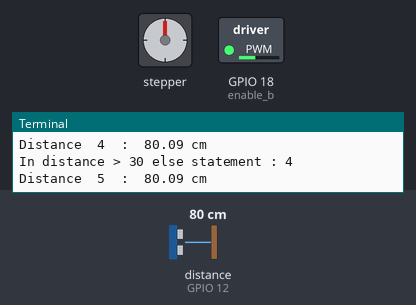
The program below on a simulated Raspberry Pi (BCM pin numbers). Shown: stepper motor, switched loads named in the program (green lamp = pin HIGH), the last lines printed to the terminal. Inputs (shaded band) come from the test bench; at power-on: distance to the obstacle (sensor on GPIO 12) 80 cm. The echo pulse lasts 58.3 µs per cm; the stepper is drawn at 2048 steps a turn; the clock reads 2024-03-15 10:24:30 at power-on unless the program sets it; pins used as bus, display or sensor lines are not drawn. At 13.0 s the program stops and its outputs stay as they are.

Above: at 5.0 s.
5.1 s: distance to the obstacle (sensor on GPIO 12) set to 32 cm
6.8 s: distance to the obstacle (sensor on GPIO 12) set to 26 cm
At 8.0 s:
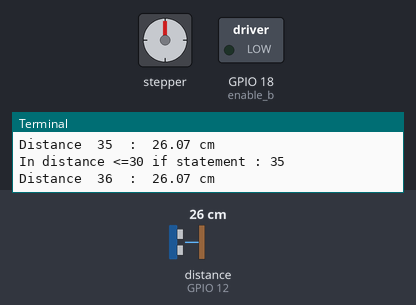
8.3 s: distance to the obstacle (sensor on GPIO 12) set to 35 cm
At 9.9 s:
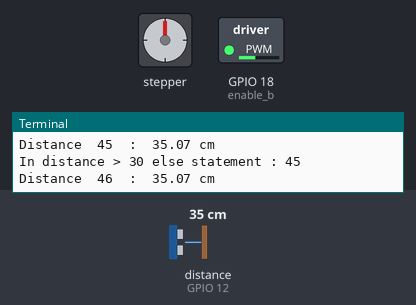
10.3 s: distance to the obstacle (sensor on GPIO 12) set to 2 cm
At 11.3 s:
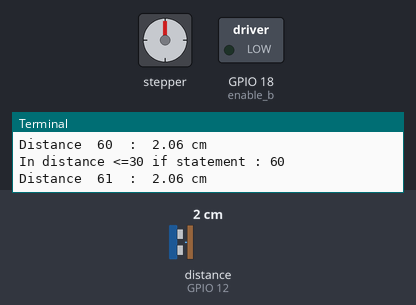
Timing chart, 0 to 13.3 s (numbered marks = the images above; inputs shaded):
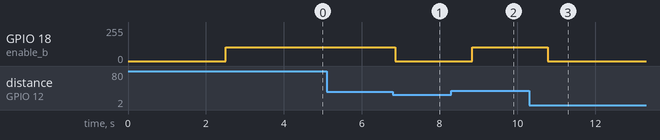

Measured:
- the behaviour switches between 30 and 29 cm on distance to the obstacle (sensor on GPIO 12) (found by bisection; images 0 and 1)
- after the input at 6.8 s, GPIO 18 (enable_b): 102/255 → 0/255 after 0.06 s
- after the input at 8.3 s, GPIO 18 (enable_b): 0/255 → 102/255 after 0.54 s
- after the input at 10.3 s, GPIO 18 (enable_b): 102/255 → 0/255 after 0.47 s

The program:

CarDrive_v1.py
```python
import RPi.GPIO as GPIO
import time

GPIO.setmode(GPIO.BCM)
GPIO.setwarnings(False)

# Enable GPIO pins for  ENA and ENB for stepper
# a Green, A1 Dark Blue, A2 Purple - Turning
enable_a = 4
# b Orange, B1 Red, B2 Yellow
enable_b = 18
# Enable GPIO pins for IN1-4 to control step sequence
coil_A_1_pin = 27
coil_A_2_pin = 22
coil_B_1_pin = 23
coil_B_2_pin = 24
# Enable GPIO pins for Ultrasonic Sensor
trig_pin = 25
echo_pin = 12

# Set pin states
#GPIO.setup(enable_a, GPIO.OUT)
GPIO.setup(enable_b, GPIO.OUT)
#GPIO.setup(coil_A_1_pin, GPIO.OUT)
#GPIO.setup(coil_A_2_pin, GPIO.OUT)
GPIO.setup(coil_B_1_pin, GPIO.OUT)
GPIO.setup(coil_B_2_pin, GPIO.OUT)
GPIO.setup(trig_pin, GPIO.OUT)
GPIO.setup(echo_pin, GPIO.IN)

# Set ENA and ENB to high to enable stepper

#GPIO.output(enable_a, True)
#GPIO.output(enable_b, True)

# Set PWM for turing and speed motors
#tspeedpwm = GPIO.PWM(enable_a, 100)
speedpwm = GPIO.PWM(enable_b, 250)

# Set Trigger to low and wait for Sensor to settle
GPIO.output(trig_pin, False)
time.sleep(2)

# Function for step sequence
#def tsetStep(w1, w2):
    #GPIO.output(coil_A_1_pin, w1)
    #GPIO.output(coil_A_2_pin, w2)

def setStep(w1, w2):
    GPIO.output(coil_B_1_pin, w1)
    GPIO.output(coil_B_2_pin, w2)

i=0

while i<=100:
    i=i+1
    GPIO.output(trig_pin, True)
    time.sleep(0.00001)
    GPIO.output(trig_pin, False)

    while GPIO.input(echo_pin)==0:
        pulse_start = time.time()

    while GPIO.input(echo_pin)==1:
        pulse_end = time.time()

    pulse_duration = pulse_end - pulse_start
    distance = round(pulse_duration * 17150,2)
    print "Distance ",i," : ",distance,"cm"

    if distance <= 30.0:
        setStep(1,0)
        time.sleep(0.02)
        speedpwm.stop()
        time.sleep(0.02)
        print "In distance <=30 if statement :",i
    else:
        time.sleep(0.5)
        speedpwm.start(40)
        setStep(0,1)
        time.sleep(0.1)
        print "In distance > 30 else statement :",i

#GPIO.output(enable_a, False)
#GPIO.output(enable_b, False)
speedpwm.stop()

GPIO.cleanup()
```
